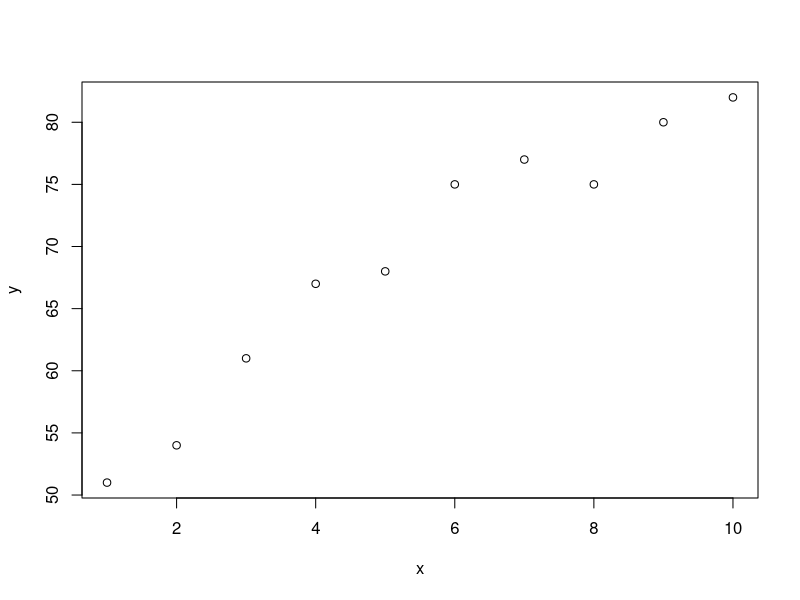
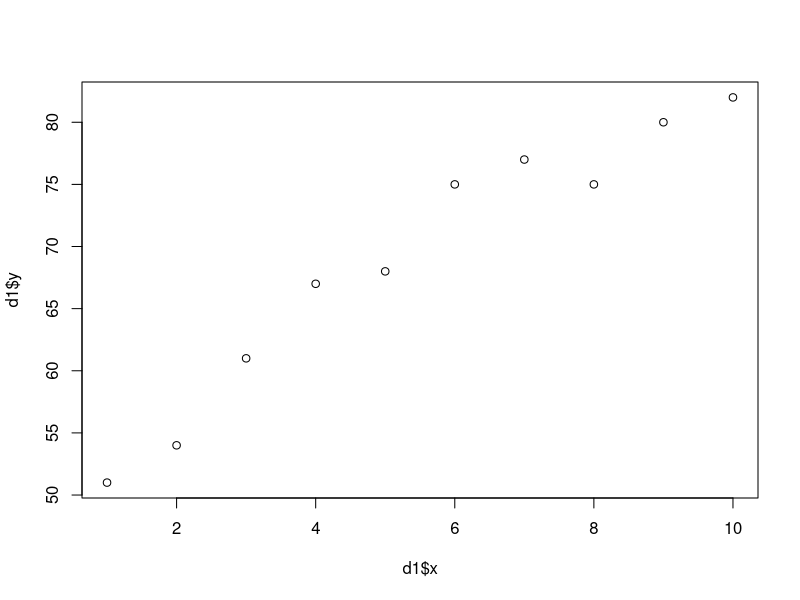

Reproduce these figures in R, in order.

vetor = c(51, 54, 61, 67, 68, 75, 77, 75, 80, 82)

d1 = data.frame(x = 1:10, y = vetor)
d1

names(d1)

class(d1)

d1$x

d1$y

plot(d1)
plot(d1$x, d1$y)


